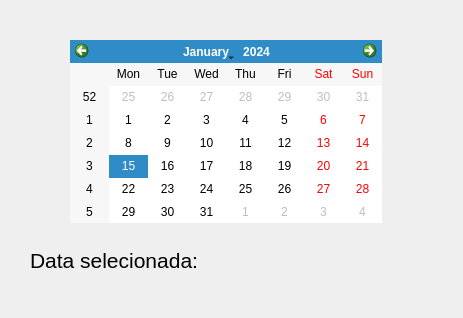
<?xml version="1.0" encoding="UTF-8"?>
<ui version="4.0">
 <class>Form</class>
 <widget class="QWidget" name="Form">
  <property name="geometry">
   <rect>
    <x>0</x>
    <y>0</y>
    <width>463</width>
    <height>318</height>
   </rect>
  </property>
  <property name="windowTitle">
   <string>Calendário</string>
  </property>
  <widget class="QCalendarWidget" name="calendario">
   <property name="geometry">
    <rect>
     <x>70</x>
     <y>40</y>
     <width>312</width>
     <height>183</height>
    </rect>
   </property>
  </widget>
  <widget class="QLabel" name="label">
   <property name="geometry">
    <rect>
     <x>30</x>
     <y>240</y>
     <width>401</width>
     <height>41</height>
    </rect>
   </property>
   <property name="font">
    <font>
     <pointsize>16</pointsize>
    </font>
   </property>
   <property name="text">
    <string>Data selecionada: </string>
   </property>
  </widget>
 </widget>
 <resources/>
 <connections/>
</ui>
